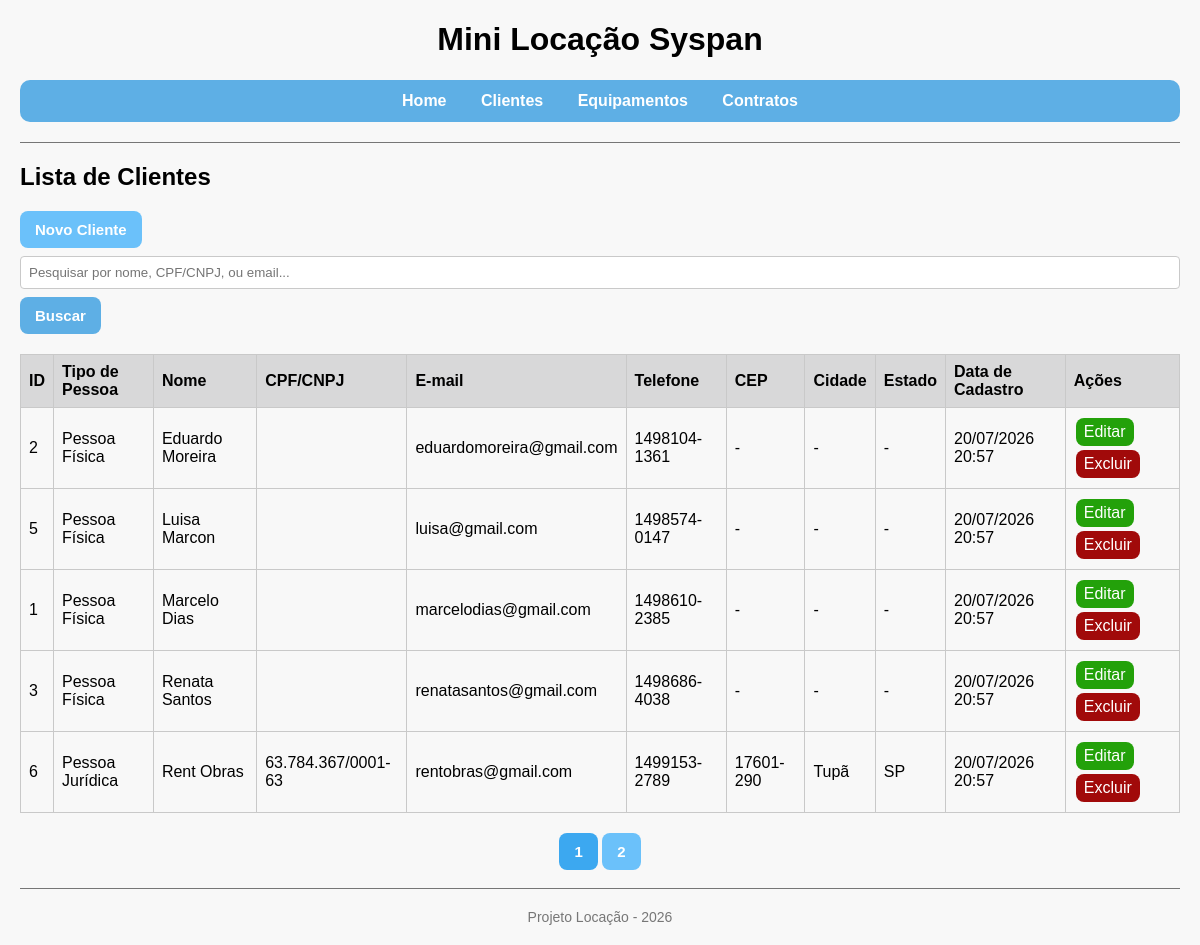
The page /projeto-locacao/clientes/listar.php on the database its author committed.
### tables this page shows
CREATE TABLE IF NOT EXISTS clientes (
 id INT AUTO_INCREMENT PRIMARY KEY,
 nome VARCHAR(120) NOT NULL,
 email VARCHAR(120) NOT NULL,
 telefone VARCHAR(20) NULL,
 created_at DATETIME NOT NULL DEFAULT CURRENT_TIMESTAMP
);

### projeto-locacao/helpers.php (called while the page is built, shortened)
<?php
    function e(string $value): string {
        return htmlspecialchars($value, ENT_QUOTES | ENT_SUBSTITUTE, 'UTF-8');
    }
?>

### projeto-locacao/clientes/listar.php (the view)
<?php
    require_once '../conexao.php';
    require_once '../helpers.php';
    $pagina = max(1, (int)($_GET['pagina'] ?? 1));
    $registros_pagina  = 5;
    $offset = ($pagina - 1) * $registros_pagina;
    $busca  = trim($_GET['busca'] ?? '');
    $sql = 'SELECT id, tipo_pessoa, nome, cpf_cnpj, email, telefone, cep, cidade, estado, created_at FROM clientes
            WHERE nome LIKE :busca OR cpf_cnpj LIKE :busca OR email LIKE :busca
            ORDER BY nome ASC LIMIT :registros_pagina OFFSET :offset';
    $consulta = $pdo->prepare($sql);
    $consulta->bindValue(':busca', "%$busca%", PDO::PARAM_STR);
    $consulta->bindValue(':registros_pagina', $registros_pagina, PDO::PARAM_INT);
    $consulta->bindValue(':offset', $offset, PDO::PARAM_INT);
    $consulta->execute();
    $clientes = $consulta->fetchAll();
    $sql = 'SELECT COUNT(*) FROM clientes WHERE nome LIKE :busca OR cpf_cnpj LIKE :busca OR email LIKE :busca';
    $consulta = $pdo->prepare($sql);
    $consulta->execute([':busca' => "%$busca%"]);
    $total_clientes = $consulta->fetchColumn();
    $total_paginas = max(1, ceil($total_clientes / $registros_pagina));
    require_once '../layout/header.php';
?>
<h2>Lista de Clientes</h2>
<a class="links" href="novo.php">Novo Cliente</a>
<form method="GET">
    <input type="text" name="busca" placeholder="Pesquisar por nome, CPF/CNPJ, ou email..." value="<?= e($busca) ?>">
    <button type="submit">Buscar</button>
</form>
<?php if(!empty($clientes)): ?>
    <table>
        <tr>
            <th>ID</th>
            <th>Tipo de Pessoa</th>
            <th>Nome</th>
            <th>CPF/CNPJ</th>
            <th>E-mail</th>
            <th>Telefone</th>
            <th>CEP</th>
            <th>Cidade</th>
            <th>Estado</th>
            <th>Data de Cadastro</th>
            <th>Ações</th>
        </tr>
        <?php foreach($clientes as $row): ?>
            <tr>
                <td><?= (int)$row["id"] ?></td>
                <td><?= $row["tipo_pessoa"] == 'F' ? 'Pessoa Física' : 'Pessoa Jurídica' ?></td>
                <td><?= e($row["nome"]) ?></td>
                <td><?= e($row["cpf_cnpj"]) ?></td>
                <td><?= e($row["email"]) ?></td>
                <td><?= e($row["telefone"]) ?></td>
                <td><?= !empty($row["cep"]) ? e($row["cep"]) : '-' ?></td>
                <td><?= !empty($row["cidade"]) ? e($row["cidade"]) : '-' ?></td>
                <td><?= !empty($row["estado"]) ? e($row["estado"]) : '-' ?></td>
                <td><?= date('d/m/Y H:i', strtotime($row["created_at"])) ?></td>
                <td>
                    <a class="botao-editar" href="editar.php?id=<?= (int)$row["id"] ?>">Editar</a>
                    <a class="botao-excluir" href="excluir.php?id=<?= (int)$row["id"] ?>">Excluir</a>
                </td>
            </tr>
        <?php endforeach; ?>
    </table>
    <div class="paginacao">
        <?php for($i=1; $i <= $total_paginas; $i++): ?>
            <a href="?pagina=<?= $i ?>&busca=<?= e($busca) ?>" class="<?= $i == $pagina ? 'ativa' : '' ?>"><?= $i ?></a>
        <?php endfor; ?>
    </div>
<?php else: ?>
    <p>Nenhum cliente registrado.</p>
<?php endif; ?>
<?php require_once '../layout/footer.php'; ?>

### projeto-locacao/assets/css/style.css (style rules this page uses)
body { font-family: "Gill Sans Extrabold", Helvetica, sans-serif; background: #f8f8f8; margin: 20px; }
table { width: 100%; border-collapse: collapse; margin-top: 20px; overflow: hidden; border: 1px solid #c9c9c9; }
th, td { padding: 8px; text-align: left; border: 1px solid #c9c9c9; }
th { background: #d8d8d9; }
td a { padding: 5px 8px; border-radius: 8px; text-decoration: none; display: inline-block; margin: 2px; }
.botao-editar { background: #23a10a; color: white; }
.botao-excluir { background: #a10a0a; color: white; }
.links { padding: 10px 15px; border-radius: 8px; text-decoration: none; background-color: #6bc1fa; color: white; font-size: 15px; font-weight: bold; display: inline-block; }
input, select, textarea { width: 100%; padding: 8px; margin: 8px 0; box-sizing: border-box; border: 1px solid #c9c9c9; border-radius: 4px; }
button { padding: 10px 15px; border: none; border-radius: 8px; background-color: #5eafe5; color: white; font-size: 15px; font-weight: bold; cursor: pointer; }
.paginacao { margin-top: 20px; text-align: center; }
.paginacao a { display: inline-flex; align-items: center; justify-content: center; padding: 10px 15px; border-radius: 8px; text-decoration: none; background-color: #6bc1fa; color: white; font-size: 15px; font-weight: bold; transition: 0.3s; }
.paginacao a.ativa { background-color: #3ca8f0; }

### rows shown on the page
clientes: id "2", tipo_pessoa "Pessoa Física", nome "Eduardo Moreira", email "eduardomoreira@gmail.com", telefone "1498104-1361", created_at "20/07/2026 20:57"
clientes: id "5", tipo_pessoa "Pessoa Física", nome "Luisa Marcon", email "luisa@gmail.com", telefone "1498574-0147", created_at "20/07/2026 20:57"
clientes: id "1", tipo_pessoa "Pessoa Física", nome "Marcelo Dias", email "marcelodias@gmail.com", telefone "1498610-2385", created_at "20/07/2026 20:57"
clientes: id "3", tipo_pessoa "Pessoa Física", nome "Renata Santos", email "renatasantos@gmail.com", telefone "1498686-4038", created_at "20/07/2026 20:57"
clientes: id "6", tipo_pessoa "Pessoa Jurídica", nome "Rent Obras", cpf_cnpj "63.784.367/0001-63", email "rentobras@gmail.com", telefone "1499153-2789", cep "17601-290", cidade "Tupã", estado "SP", created_at "20/07/2026 20:57"
